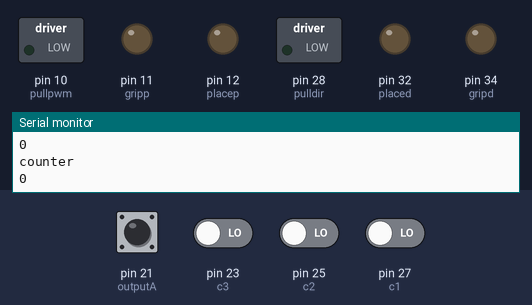
The sketch below on a simulated Arduino Mega 2560, built with avr-gcc and run on an emulated ATmega2560. On the bench: switched loads named in the sketch (green lamp = pin HIGH), output pins drawn as LEDs (lit = HIGH), the last lines printed to the serial monitor. The test bench sets the inputs (shaded band); at power-on: pin 21 (outputA) HIGH, pin 23 (c3), pin 25 (c2), pin 27 (c1) LOW. Pins used as bus, display or sensor lines are not drawn.

Above: at 1.2 s.
1.3 s: pin 23 (c3) driven HIGH
At 2.8 s:
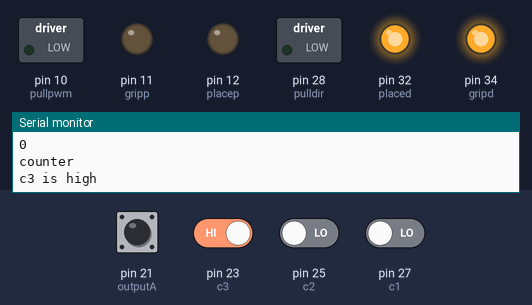
At 3.9 s:
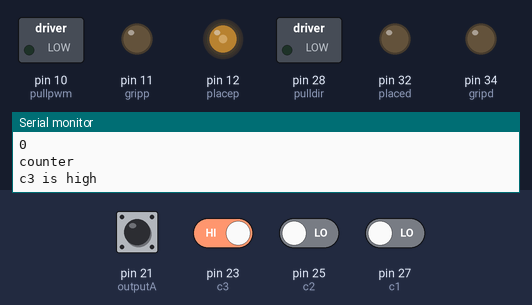
4.3 s: pin 25 (c2) driven HIGH
At 4.68 s:
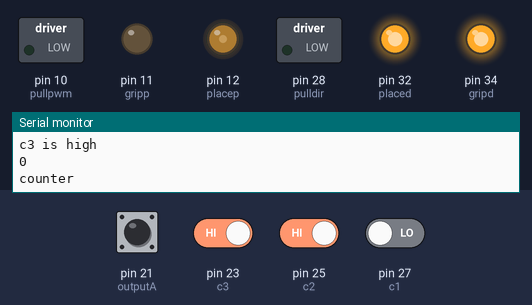
7.3 s: pin 27 (c1) driven HIGH
At 7.55 s:
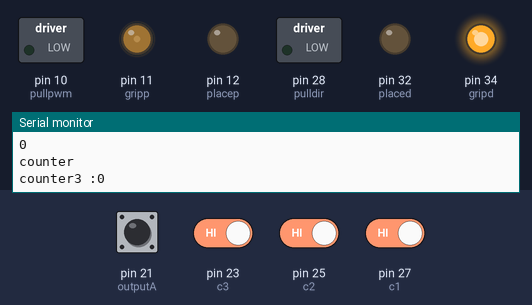
10.3 s: pin 25 (c2) driven LOW and pin 27 (c1) driven LOW
13.3 s: pin 25 (c2) driven HIGH
16.3 s: pin 25 (c2) driven LOW
Timing chart, 0 to 20.3 s (numbered marks = the images above; inputs shaded):
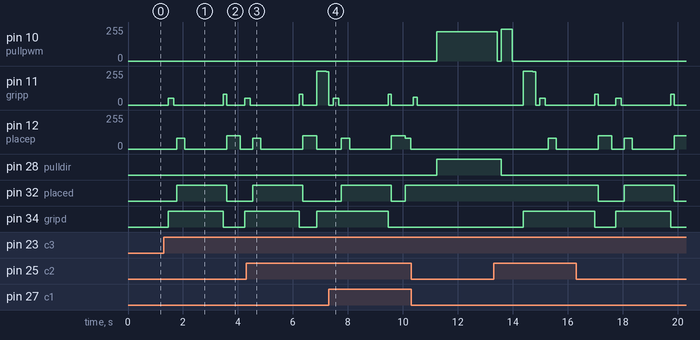

The sketch:

shagggggggai.ino
```cpp
#define outputA 21
#define outputB 20
int counter = 0;
int astate;
int alaststate;

int gripp = 11;               // GRIPPER
int gripd = 34 ;

int pullpwm = 10;
int pulldir = 28;         // SPRING MOTOR

int placep = 12;        //rotator
int placed = 32 ;

int dcv1 = 52;
int dcv2 = 53;       //piston

int testing = 0;
int grip = 1;
int c1 = 27, c2 = 25, c3 = 23;
int a1 = 0, a2 = 0, a3 = 0;

float kp = 0.65, kd = 0;

int p = 0 , d = 0 , pid = 0, pid1 = 0, setpoint = 0;
int error, last_error;

int flag = 0;
int c = 0;

void setup()
{
  Serial.begin(9600);

  pinMode(gripp, OUTPUT);
  pinMode(gripd, OUTPUT);
  pinMode(pullpwm, OUTPUT);
  pinMode(pulldir, OUTPUT);
  pinMode(placep, OUTPUT);
  pinMode(placed, OUTPUT);
  pinMode(dcv1, OUTPUT);
  pinMode(dcv2, OUTPUT);
  pinMode(c1, INPUT);
  pinMode(c2, INPUT);
  pinMode(c3, INPUT);
  pinMode(outputA, INPUT);
  pinMode(outputB, INPUT);
  attachInterrupt(digitalPinToInterrupt(outputA), value, CHANGE);

  alaststate = digitalRead(outputA);

  analogWrite(gripp, 0);
  digitalWrite(gripd, LOW);
  analogWrite(pullpwm, 0);
  digitalWrite(pulldir, LOW);
  analogWrite(placep, 0);
  digitalWrite(placed, LOW);

  // digitalWrite(dcv1, HIGH);
  //  digitalWrite(dcv2, LOW);


  attachInterrupt(digitalPinToInterrupt(c1), value, CHANGE);
  attachInterrupt(digitalPinToInterrupt(c2), value, CHANGE);
  attachInterrupt(digitalPinToInterrupt(c3), value, CHANGE);
}


void loop()
{
  Serial.println(counter);
  Serial.println("counter");

  error =  counter - setpoint;
  pid_encoder();
  last_error = error;
  // Serial.print("error is : ");
  //Serial.println(error);

  if (digitalRead(c1) == HIGH) {
    if (a1 == 0)
      Serial.println("c1 is high");
    a1 = 1;

    analogWrite(placep, 80);
    digitalWrite(placed, HIGH);
    delay(200);
    analogWrite(placep, 0);
    delay(100);
    analogWrite(gripp, 60);
    digitalWrite(gripd, LOW );
    delay(150);
    analogWrite(gripp, 0);
    delay(100);

    digitalWrite(dcv1, HIGH);   //piston open
    digitalWrite(dcv2, LOW);
    delay(600);

    //spring extends here
    analogWrite(pullpwm, 220);
    digitalWrite(pulldir, HIGH);
    delay(1600);
    digitalWrite(dcv1, LOW);   //piston lock
    digitalWrite(dcv2, HIGH);
    delay(600);
    analogWrite(pullpwm, 0);
    delay(150);


    analogWrite(pullpwm, 240); //pulling spring
    digitalWrite(pulldir, LOW);
    delay(400);
    analogWrite(pullpwm, 0);
    delay(400);


    /*Serial.println("Motor2 is moving backward");
      delay(200);
      analogWrite(gripp, 0);
      Serial.println("Motor2 STOP!");*/
    //flag = 1;
  }


  if (flag == 1) {
    if (counter < (90)) {
      analogWrite(placep, 50);
      digitalWrite(placed, HIGH);
      if (a1 == 1) {
        Serial.println("moving down");
        a1 = 2;
      }
    }
    else if (counter >= (90)) {
      analogWrite(placep, 0);
      Serial.println("stoppppp   ");
      flag = 10;
    }
  }


  if (flag == 2) {

    if (counter > (90))
    {
      analogWrite(placep, 150);
      digitalWrite(placed, LOW);
      Serial.println("going up");
    }
    else
    {
      analogWrite(placep, 0);
      delay(50);
      analogWrite(placep, 50);
      delay(50);
      analogWrite(placep, 0);
      flag = 3;
    }
  }


  if (digitalRead(c2) == HIGH) {
    //    if (a2 == 0) {
    //      Serial.pr/intln("c2 is high");
    //      a2 = 1;/
    // code for grab.........................
    //      if (counter > 50) {/
    flag = 100;

    //     / else if (counter < 50) {
    //        c = 0;/
    /*if (c == 0)     {
      if (error >= 1)   {
        digitalWrite(gripd, HIGH);
        analogWrite(gripp, 120);
        delay(100);
        c = 1;
        analogWrite(placep, 0);
        analogWrite(gripp, 0);*/
    //         / }
    //        }/
  }

  if (flag == 100) {

    //    if (counter < 50) {/
    analogWrite(gripp, 255);
    digitalWrite(gripd, HIGH);
    delay(150);
    // digitalWrite(placed, LOW);
    // analogWrite(placep, 180);
    // delay(200);
    pid1 = abs(error * kp);
    if (pid1 > 40)
      pid1 = 40;


    if (counter > 65)
    {
      do
      { Serial.print("counter1 :");
        Serial.println(counter);
        // Serial.println("ccw gripper");
        digitalWrite(placed, LOW);
        analogWrite(placep, 150);
        Serial.println("Wapas1");
      } while (counter > 65);
    }

    if (counter >= 50 && counter <= 65)
    { do
      {
        if (c == 0)
        { Serial.print("counter2 : ");
          Serial.println(counter);
          digitalWrite(placed, LOW);       //LOW kp=1.4 setpoint=20
          analogWrite(placep, 50);
          Serial.println("Wapas2");
          Serial.print("PID is :  ");
          Serial.println(pid1);
        }


      } while (counter >= 50);
      c = 1;
    }
    if (counter < 50)
    {
      Serial.print("counter3 :");
      Serial.println(counter);
      analogWrite(placep, 0);
      delay(200);
      analogWrite(gripp, 250);
    }
    flag = 101;
  }
  if (flag == 101)
  {
    delay(100);
    analogWrite(gripp, 0);
    flag = 103;
  }

  if (digitalRead(c3) == HIGH)
  {
    if (a3 == 0)
      Serial.println("c3 is high");

    analogWrite(gripp, 0);
    delay(150);
    analogWrite(gripp, 50);
    digitalWrite(gripd, HIGH );
    delay(200);//................cmnt
    analogWrite(gripp, 0);
    delay(100);
    analogWrite(placep, 80);
    digitalWrite(placed, HIGH);
    delay(300);
    analogWrite(placep, 0);
    delay(200);
    digitalWrite(dcv1, HIGH);  //piston open
    digitalWrite(dcv2, LOW);
    delay(400);
    a3 = 1;
    delay(800);
    analogWrite(gripp, 80);
    digitalWrite(gripd, LOW);
    delay(120);
    analogWrite(gripp, 0);
    digitalWrite(placed, LOW);
    analogWrite(placep, 100);
    delay(500);
    analogWrite(placep, 0);

  }

}

void value()
{
  astate = digitalRead(outputA);
  if (astate != alaststate)
  {
    if (digitalRead(outputB) != astate)
    {
      counter++;
    }
    else {
      counter--;
    }
    //Serial.println("position");
    //Serial.print(counter);
  }
  //Serial.println("position");
  //Serial.print(counter);

  alaststate = astate;
}

void pid_encoder()
{
  if (error > 0)
  {
    p = error * kp;
    d = (error - last_error) * kd;
    pid = (p + d);
    if (pid > 255)
    {
      pid = 255;
    }
    // Serial.print("Error is +ve and pid is  : ");
    // Serial.println(pid);
  }
  if (error < 0)
  {
    p = (-error) * kp;
    d = abs(error - last_error) * kd;
    pid = (p + d);
    if (pid > 255)
    {
      pid = 255;
    }
    //  Serial.print("Error is -ve and pid is : ");
    //  Serial.println(pid);
  }

}

void stopsetpt()
{
  if (error > 1)
  {
    analogWrite(placep, pid);
    digitalWrite(placed, HIGH);
    setpoint = setpoint - 10;
  }
  if (error < -1)
  {


    analogWrite(placep, pid);
    digitalWrite(placed, LOW);
  }
  if ((error >= -1) && (error <= 1))
  {
    analogWrite(placep, pid);

  }
}
```

Measured:
- after the input at 1.3 s, pin 11 (gripp): 0/255 → 50/255 after 0.17 s, → 0/255 0.20 s later, → 80/255 1.8 s later, → 0/255 0.12 s later, … (5 changes in this stretch); pin 12 (placep): 0/255 → 80/255 after 0.47 s, → 0/255 0.30 s later, → 100/255 1.5 s later, → 0/255 0.50 s later
